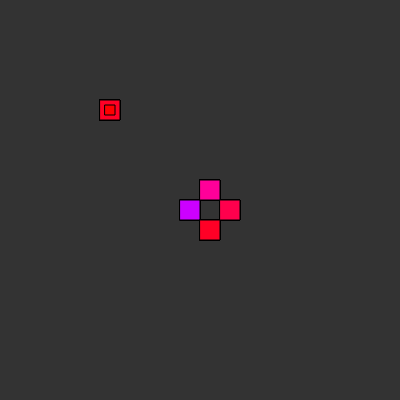
Frame 1 (no input)
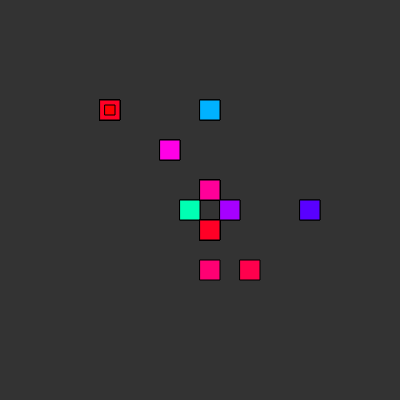
Frame 60 (no input)
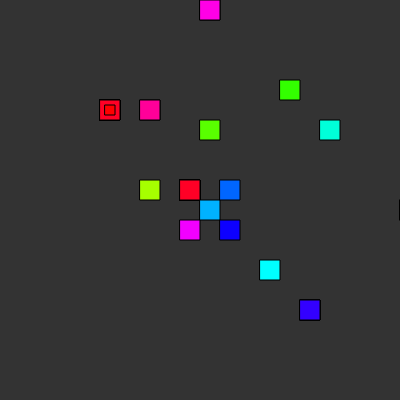
Frame 120 (the mouse pressed at the canvas centre since frame 60)

The p5.js sketch that drew these frames (run headless with seeded random() and noise() and a simulated clock; from frame 60 on, the mouse is pressed at the canvas centre):

// p5.js sketch
// ── sketch.js
// Daniel Shiffman
// http://codingtra.in
// http://patreon.com/codingtrain
// Code for: https://youtu.be/AaGK-fj-BAM

var snakes = [];
var scl = 20;
var nbSquares = 20;
var nbSnakes = 40;
var starve = 60;
var maxDist = 0;
var foodLocations = [];
var generationNum = 0;
var mutationRate = 0.05;
var speed = 4;
var fitnessAlive = 0.1;
var nbDirections = 8;

var remainingSteps = 11;

function setup() {
  pixelDensity(1);
  createCanvas(scl*nbSquares, scl*nbSquares);
  maxDist = Math.sqrt(2*Math.pow(scl*nbSquares,2));

  //All are fighting for same food

  food = createVector(5, 5);
  food.mult(scl);
  foodLocations.push(food);

  food = createVector(5, 10);
  food.mult(scl);
  foodLocations.push(food);

  food = createVector(15, 15);
  food.mult(scl);
  foodLocations.push(food);

  food = createVector(10, 10);
  food.mult(scl);
  foodLocations.push(food);


  for(i=0; i<96;i++) {
    var cols = floor(width/scl);
    var rows = floor(height/scl);
    food = createVector(floor(random(cols)), floor(random(rows)));
    food.mult(scl);
    foodLocations.push(food);
  }

  colX = 10*scl;
  colY = 10*scl;
  for(var i = 0;i<nbSnakes;i++) {
    snakes.push(new Snake(i));
    snakes[i].restart(i,colX,colY);
  }
}


function draw() {
  remainingSteps--;

  for(var i = 0;i<nbSnakes;i++) {
    snakes[i].death();
    snakes[i].eat();
    snakes[i].calculateDirection();
    snakes[i].update();
  }
  
  background(51);
  remainingSnakes = 0;
  for(var i = 0;i<nbSnakes;i++) {
    if(!snakes[i].dead) remainingSnakes++;
    snakes[i].show(false);
  }
  if(!remainingSnakes) {


    snakes.sort(function(a,b) {return (a.fitness > b.fitness) ? -1 : 1;} ); 
    mean = snakes.reduce((acc, c) => acc + c.fitness,0) / nbSnakes;
    maxVal  = snakes.reduce((acc, c) => (c.fitness > acc)?c.fitness:acc,0);
    generationNum++;

    console.log(generationNum,mean,maxVal);

   //wan to keep 10% of snakes in the second half
    step = floor(nbSnakes/10);
    store = [];
    start = nbSnakes/2;
    i = 1;
    while(i < nbSnakes/2) {
      snakeNum = floor(nbSnakes/2+i);
      store.push(snakes[snakeNum]);
      i += step;
    }

    //We kill the slow ones
    snakes.splice(nbSnakes/2,nbSnakes);


    for (var i=0; i < store.length; i++) {
      snakes.push( store[i] );
    }
    //only parent can crossFit
    whoCrossFit = floor(snakes.length/2);
    
    while(snakes.length != nbSnakes) {
      snake = new Snake();
      //We select 2 parents in the existing snakes
      var arr = []
      while(arr.length < 2){
          var randomnumber = Math.floor(Math.random()*whoCrossFit);
          if(arr.indexOf(randomnumber) > -1) continue;
          arr[arr.length] = randomnumber;
      }
      //We keep the best first, so the child gets more gen from the first
      arr.sort((a, b) => a - b);
      snake.crossFit(snakes[arr[0]],snakes[arr[1]]);
      snakes.push(snake);
    }
//console.log('underlyings pork');
    //We mutate them
    //We keep the best car pristine to have the best one
    for(i=1;i<nbSnakes;i++) {
      snakes[i].mutate();
    }

    //We reset the food and the snakes positions
    /*
    foodLocations = [];
    for(i=0; i<100;i++) {
      var cols = floor(width/scl);
      var rows = floor(height/scl);
      food = createVector(floor(random(cols)), floor(random(rows)));
      food.mult(scl);
      foodLocations.push(food);
    }
    */

    //colX = floor(random(600/scl))*scl;
    //colY = floor(random(600/scl))*scl;
    colX = 10*scl;
    colY = 10*scl;
    for(i=0;i<nbSnakes;i++) {
      snakes[i].restart(i,colX,colY);
    }

    remainingSteps = 11 + Math.floor(generationNum/20) * 5;
    console.log('new remaining steps: ',remainingSteps);
  } //end no remaining snakes
}


// ── nn.js
let nnStartX = 820;
let nnStartY = 0;
let nnHeight = 400;
let nnWidth = 380;


function NN(layers) {
	

	this.layers = layers;
	this.weights = [];
	this.storeOutputs = [];
	this.neuronesPos = [];
	let previousNbNeurons = this.layers[0];
	for(var layerNum = 1;layerNum < this.layers.length;layerNum++) {
		//We instantiate the layer
		this.weights[layerNum] = [];
		let nbNeurons = this.layers[layerNum];
		for(var neuronNum = 0;neuronNum < nbNeurons;neuronNum++) {
			//We create the weights (the +1 is for the bias)
			this.weights[layerNum][neuronNum] = new Array(previousNbNeurons + 1);
			//We fill with random values
			for(var weightNum=0;weightNum <previousNbNeurons+1;weightNum++) {
				this.weights[layerNum][neuronNum][weightNum] = this.randomWeight();
			}
		}
		previousNbNeurons = nbNeurons;
	}
}

NN.prototype.crossFit = function (fatherNN,motherNN) {
	let previousNbNeurons = this.layers[0];
	for(var layerNum = 1;layerNum < this.layers.length;layerNum++) {
		//We instantiate the layer
		let nbNeurons = this.layers[layerNum];
		for(var neuronNum = 0;neuronNum < nbNeurons;neuronNum++) {
			for(var weightNum=0;weightNum <previousNbNeurons+1;weightNum++) {
				let weight = (Math.random() > 0.3)? fatherNN.weights[layerNum][neuronNum][weightNum]:motherNN.weights[layerNum][neuronNum][weightNum];
				this.weights[layerNum][neuronNum][weightNum] = weight;
			}
		}
		previousNbNeurons = nbNeurons;
	}
}

NN.prototype.mutate = function () {
	let previousNbNeurons = this.layers[0];
	for(var layerNum = 1;layerNum < this.layers.length;layerNum++) {
		//We instantiate the layer
		let nbNeurons = this.layers[layerNum];
		for(var neuronNum = 0;neuronNum < nbNeurons;neuronNum++) {
			for(var weightNum=0;weightNum <previousNbNeurons+1;weightNum++) {
				if(Math.random() < mutationRate) {
					//We change a little bit the value
					this.weights[layerNum][neuronNum][weightNum] = this.randomWeight();
				}
			}
		}
		previousNbNeurons = nbNeurons;
	}
}

//it should return the output for the exit neurons
NN.prototype.processInput = function(inputs) {
	this.storeOutputs = [];
	this.storeOutputs[0] = Object.assign(inputs);
	//We go through each layer and process the inputs
	for(var layerNum = 1;layerNum < this.layers.length;layerNum++) {

		let nbNeurons = this.layers[layerNum];
		let exitValues = new Array(this.layers[nbNeurons]);
		for(var neuronNum = 0;neuronNum < nbNeurons;neuronNum++) {
			exitValues[neuronNum] = this.processNeuron(inputs,this.weights[layerNum][neuronNum]);
		}
		this.storeOutputs[layerNum] = exitValues;
		inputs = exitValues;
	}
	return inputs;
}

NN.prototype.processNeuron = function(inputs,weights) {
	let total = 0;
	for(var inputNum = 0;inputNum < inputs.length;inputNum++) {
		total += inputs[inputNum] * weights[inputNum];
	}
	//We add the bias
	total += weights[weights.length-1];

	return this.sigmoid(total);
}
NN.prototype.show = function() {

	textSize(20);
	fill(0);
	text('Best car network',nnStartX+10,nnStartY+20);
	let x = nnStartX + 50;
	let y = nnStartY + 50;

	let stepX = (nnWidth - 2 * 50) / this.layers.length;
	let StepY = 0;
	fill(150);
	noStroke();
	for(var layerNum = 0; layerNum < this.layers.length;layerNum++) {
		nbNeurons = this.layers[layerNum];
		this.neuronesPos[layerNum] = [];
		StepY = (nnHeight - 2 * 50) / nbNeurons;
		y = nnStartY + 50;
		for(var neuronNum = 0;neuronNum < nbNeurons;neuronNum++) {
			
			this.neuronesPos[layerNum][neuronNum] = createVector(x-10,y);

			stroke(120,120,120,100);
			if(layerNum > 0) {
				for(var prevNeuroneNum=0;prevNeuroneNum < this.layers[layerNum-1];prevNeuroneNum++) {
					let w = this.weights[layerNum][neuronNum][prevNeuroneNum];
					if(w >= 0) stroke(30,150,30,100);
					else stroke(150,30,30,100);
					strokeWeight(map(Math.abs(w),0,1,0,8));
					line(
						this.neuronesPos[layerNum-1][prevNeuroneNum].x+10,
						this.neuronesPos[layerNum-1][prevNeuroneNum].y,
						x,
						y);
				}
				//bias
				let w = this.weights[layerNum][neuronNum][prevNeuroneNum];
				if(w >= 0) stroke(30,150,30,100);
				else stroke(150,30,30,100);
				strokeWeight(map(Math.abs(w),0,1,1,5));
				line(
				x,
				y-20,
				x,
				y);
				
			}

			if(this.storeOutputs[layerNum][neuronNum] > 0) fill(30,150,30,255);
			else fill(150,30,30,255);
			noStroke();
			ellipse(x,y,20);
			textSize(12);
			text(parseInt(this.storeOutputs[layerNum][neuronNum]*1000)/1000, x-20,y+20);

			y += StepY;
		}
		x += stepX;
	}
	//We name some neurons
	noStroke();
	fill(0,0,0,255);
	text('ACC', this.neuronesPos[layerNum-1][0].x+22,this.neuronesPos[layerNum-1][0].y+5);
	text('steering', this.neuronesPos[layerNum-1][1].x+22,this.neuronesPos[layerNum-1][1].y+3);

	text('dist left', this.neuronesPos[0][0].x-40,this.neuronesPos[0][0].y+5);
	text('dist front', this.neuronesPos[0][1].x-50,this.neuronesPos[0][Math.floor(this.neuronesPos[0].length/2)].y+5);
	text('dist right', this.neuronesPos[0][2].x-50,this.neuronesPos[0][this.neuronesPos[0].length-1].y+5);
	stroke(80);
}
//////////////
//// utilities
//////////////

NN.prototype.randomWeight = function() {
	return Math.random()*2-1;
}

//We return a number between -1 and 1
NN.prototype.sigmoid = function(t) {
    return (1/(1+Math.pow(Math.E, -t)))*2-1;
}
// ── snake.js
// Daniel Shiffman
// http://codingtra.in
// http://patreon.com/codingtrain
// Code for: https://youtu.be/AaGK-fj-BAM

function Snake(numSnake) {
  this.restart();
  //new neural network, first number must be number of capteurs and last must be 2, acc and steering
  this.NN = new NN([3*nbDirections,6,1]);
  this.snakeNum = numSnake;
}

Snake.prototype.restart = function(snakeNum,posX = 0,posY = 0) {
  this.pos = createVector(posX,posY);
  this.speed = createVector(1,0);
  this.total = 0;
  this.tail = [];
  this.dead = false;
  this.fitness = 0;
  this.food;
  this.foodNum=0;
  this.pickFoodLocation();
  this.lastEat = 0;
  this.snakeNum = snakeNum;
}

Snake.prototype.eat = function() {
  var d = dist(this.pos.x, this.pos.y, this.food.x, this.food.y);
  if (d < 1) {
    this.total++;
    this.fitness += 10;
    this.lastEat = 0;
    this.pickFoodLocation();
    return true;
  } else {
    return false;
  }
}


Snake.prototype.pickFoodLocation = function() {
  this.food = foodLocations[this.foodNum];
  this.foodNum++;
}



Snake.prototype.crossFit = function(father,mother) {
  this.NN.crossFit(Object.assign(father.NN),Object.assign(mother.NN));
}
Snake.prototype.mutate = function() {
  this.NN.mutate();
}

Snake.prototype.calculateDirection = function() {
  background(51);
  this.show(true);
  loadPixels();
  //Need to calculate the distance to the border and set them
  inputTensor = Array.apply(null, Array(nbDirections*3)).map(Number.prototype.valueOf,1);

  for(var i=0;i<nbDirections;i++) {
    let angle = i * 2*PI / nbDirections;
    let vectorView = this.speed.copy().rotate(angle);
    //console.log(vectorView);
    //We look 45 blocks ahead and check if there is food, out of boud or snake
    let mesures = [undefined,undefined,undefined];
    for(u=1;u<=2*nbSquares;u++) {
      //We calculate the point
      vectorView.setMag(u*scl);
      let point = p5.Vector.add(this.pos,vectorView);
      point.x += scl/2;
      point.y += scl/2;

      //out of bound
      if(
        mesures[0] == undefined && 
        (point.x < 0 || point.x > width || point.y < 0 || point.y > height)
      ) {
        mesures[0] = u;
        break;
      }
      let color = pixels[(floor(point.x)+floor(point.y)*width)*4];
      //snake
      if(color == 255 && mesures[1] == undefined) mesures[1] = u;
      //food
      if(color == 120 && mesures[2] == undefined) mesures[2] = u;
    }
    for(t=0;t<3;t++) {
      if(mesures[t]) inputTensor[3*i+t] = mesures[t]*2/45-1;
    }
    //if(u >= visibilitySteps) this.distanceToWallsPixels[i] = createVector(-50, -50);
    //this.distanceToWalls[i] = map(u, 1, visibilitySteps+1, -1, 1);
  }

  let NNOutput = this.NN.processInput(inputTensor);
  //keep same direction
  if(NNOutput[0] < -0.5) {
    //keep same direction
  } else if(NNOutput[0] < 0) {
    this.speed.rotate(- PI /2); //turn left
  } else if(NNOutput[0] < 0.5) {
    this.speed.rotate(PI /2); //turn right
  } else {
    this.speed.rotate(PI); //other way around
  }
}

Snake.prototype.dir = function(x, y) {
  this.speed.x = x;
  this.speed.y = y;
}

Snake.prototype.death = function() {
  if(this.dead) return;
  //we check reach wall

  if(remainingSteps <= 0 )  this.dead = true;

  if(this.pos.x < 0 || this.pos.x >= width) this.dead = true;
  if(this.pos.y < 0 || this.pos.y >= height) this.dead = true;
  if(this.lastEat > starve) {
    this.dead = true;
    this.lastEat = 0;
    this.fitness -= starve * fitnessAlive;
  }
  for (var i = 0; i < this.tail.length; i++) {
    var pos = this.tail[i];
    var d = dist(this.pos.x, this.pos.y, pos.x, pos.y);
    if (d < 1) {
      this.dead = true;
    }
  }
}

Snake.prototype.update = function() {
  this.lastEat++;
  for (var i = 0; i < this.tail.length - 1; i++) {
    this.tail[i] = this.tail[i + 1];
  }
  if (this.total >= 1) {
    this.tail[this.total - 1] = createVector(this.pos.x, this.pos.y);
  }
  if(!this.dead) {
    //0.5 point for alive
    this.fitness += fitnessAlive;
    //and a bit of point for being closer to the 
    this.fitness += 1 - dist(this.pos.x, this.pos.y, this.food.x, this.food.y) / maxDist;
  }
  this.pos.x = this.pos.x + this.speed.x * scl;
  this.pos.y = this.pos.y + this.speed.y * scl;
}

Snake.prototype.show = function(fakeColor = false) {

  if(this.dead) {
    return;
  }

  if(fakeColor) {
    colorMode(RGB);
    fill(255);
  }
  else {
    colorMode(HSB,nbSnakes);
    fill(this.snakeNum,255,255);
  }
  for (var i = 0; i < this.tail.length; i++) {
    rect(this.tail[i].x, this.tail[i].y, scl, scl);
  }
  rect(this.pos.x, this.pos.y, scl, scl);

  //We display the food
  if(fakeColor) fill(120,120, 120);
  else {
    fill(this.snakeNum,255,255);
  }
  rect(this.food.x, this.food.y, scl, scl);

  if(!fakeColor) {
    fill(0,255,255);
    rect(this.food.x+scl/4, this.food.y+scl/4, scl/2, scl/2);
  } 
}
